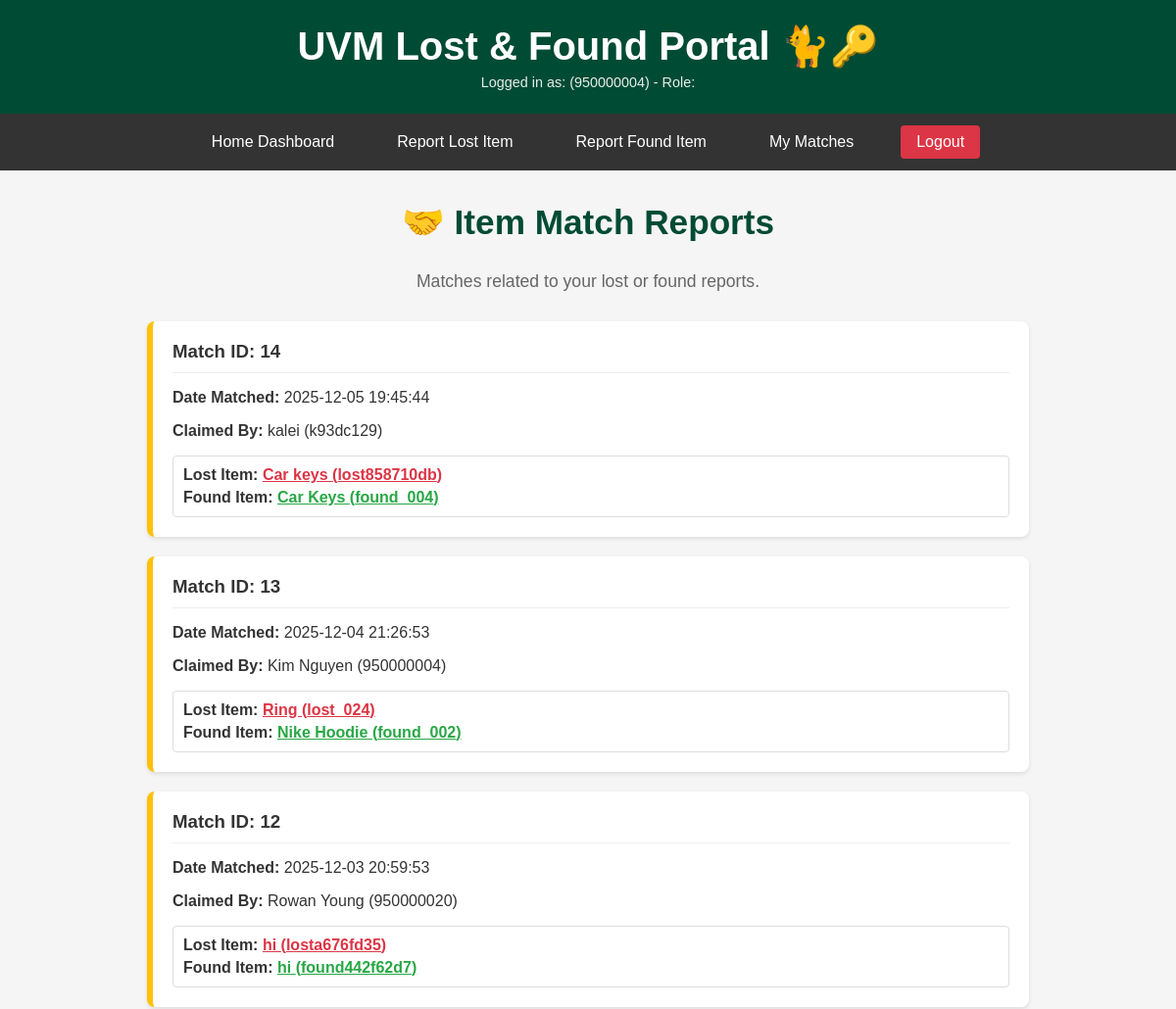
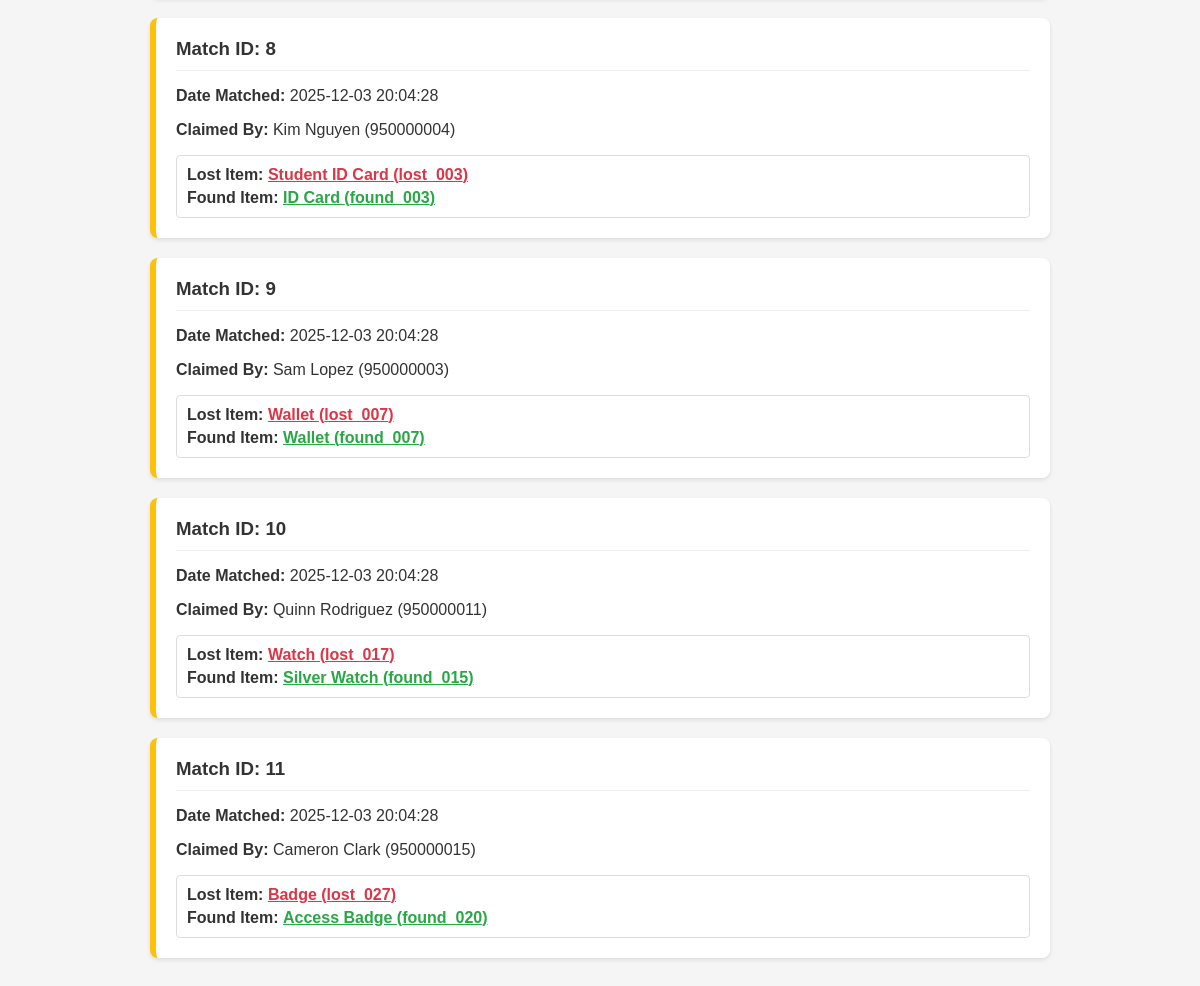
Screenshot of /matches (signed in) with the database file from the repository (2 pictures, top to bottom).
### tables this page shows
CREATE TABLE Users (
    user_id TEXT PRIMARY KEY,
    name TEXT NOT NULL,
    email TEXT UNIQUE NOT NULL,
    phone TEXT,
    password_hash TEXT NOT NULL,
    role TEXT DEFAULT 'student' CHECK(role IN ('student', 'staff', 'admin')),
    date_joined DATE DEFAULT (strftime('%Y-%m-%d %H:%M:%S', 'now'))
);

CREATE TABLE Matches (
    match_id INTEGER PRIMARY KEY AUTOINCREMENT,
    lost_id TEXT NOT NULL,
    found_id TEXT NOT NULL,
    matched_by_user_id TEXT,
    date_matched TIMESTAMP DEFAULT (strftime('%Y-%m-%d %H:%M:%S', 'now')),
    resolved INTEGER DEFAULT 0,
    notes TEXT,
    FOREIGN KEY (lost_id) REFERENCES LostPosts(lost_id) ON DELETE CASCADE,
    FOREIGN KEY (found_id) REFERENCES FoundPosts(found_id) ON DELETE CASCADE,
    FOREIGN KEY (matched_by_user_id) REFERENCES Users(user_id) ON DELETE SET NULL
);

CREATE TABLE LostPosts (
    lost_id TEXT PRIMARY KEY,
    user_id TEXT NOT NULL,
    item_name TEXT NOT NULL,
    category TEXT CHECK(category IN (
        'Electronics', 'Clothing', 'Accessories', 
        'Documents', 'Keys', 'Books', 'Other'
    )),
    description TEXT,
    date_lost DATE,
    last_seen_location TEXT,
    date_posted TIMESTAMP DEFAULT (strftime('%Y-%m-%d %H:%M:%S', 'now')),
    status TEXT DEFAULT 'open' CHECK(status IN ('open', 'matched', 'closed')),
    FOREIGN KEY (user_id) REFERENCES Users(user_id) ON DELETE CASCADE
);

CREATE TABLE FoundPosts (
    found_id TEXT PRIMARY KEY,
    user_id TEXT NOT NULL,
    item_name TEXT NOT NULL,
    category TEXT CHECK(category IN (
        'Electronics', 'Clothing', 'Accessories', 
        'Documents', 'Keys', 'Books', 'Other'
    )),
    description TEXT,
    date_found DATE,
    found_location TEXT,
    storage_location TEXT,
    date_posted TIMESTAMP DEFAULT (strftime('%Y-%m-%d %H:%M:%S', 'now')),
    status TEXT DEFAULT 'available' CHECK(status IN ('available', 'matched', 'returned')),
    FOREIGN KEY (user_id) REFERENCES Users(user_id) ON DELETE CASCADE
);

### main.py (the view)
@app.get("/matches", response_class=HTMLResponse)
async def view_matches(request: Request, user_id: Optional[str] = Cookie(None)):
    current_user = get_current_user(user_id)
    if not current_user:
        return RedirectResponse("/login", status_code=status.HTTP_303_SEE_OTHER)
    if current_user['role'] == 'admin':
        matches = get_all_unresolved_matches()  # Admin sees only unresolved
    else:
        matches = get_matches_by_user(current_user['user_id'])  # User sees all of their matches
    return templates.TemplateResponse(
        "matches.html",
        {
            "request": request,
            "matches": matches,
            **current_user
        }
    )

### templates/matches.html (shortened to what this page needs)
{% extends "layout.html" %}
{% block content %}
    <div style="max-width: 900px; margin: 0 auto;">
        <div style="text-align: center; margin-bottom: 30px;">
            <h2 style="color: var(--uvm-green); font-size: 2.2em;">🤝 Item Match Reports</h2>
            <p style="color: #666; font-size: 1.1em;">
                {% if user_role == 'admin' %}
                    Review all pending matches.
                {% else %}
                    Matches related to your lost or found reports.
                {% endif %}
            </p>
        </div>
        {% if matches %}
            <div style="display: flex; flex-direction: column; gap: 20px;">
                {% for match in matches %}
                    <div class="post-card" style="border-left: 6px solid {% if match.resolved == 0 %}#ffc107{% else %}#28a745{% endif %};">
                        <div style="display: flex; justify-content: space-between; align-items: center; border-bottom: 1px solid #eee; padding-bottom: 10px; margin-bottom: 10px;">
                            <h3 style="margin: 0; color: #333;">Match ID: {{ match.match_id }}</h3>
                        </div>
                        <p><strong>Date Matched:</strong> {{ match.date_matched }}</p>
                        <p><strong>Claimed By:</strong> {{ match.matched_by_user_name }} ({{ match.matched_by_user_id }})</p>
                        <div style="margin-top: 15px; padding: 10px; border: 1px solid #ddd; border-radius: 4px;">
                            <p style="margin: 0 0 5px 0;"><strong>Lost Item:</strong>
                                <a href="/lost/{{ match.lost_id }}" style="color: #dc3545; font-weight: bold;">
                                    {{ match.lost_item_name }} ({{ match.lost_id }})
                                </a>
                            </p>
                            <p style="margin: 0;"><strong>Found Item:</strong>
                                <a href="/found/{{ match.found_id }}" style="color: #28a745; font-weight: bold;">
                                    {{ match.found_item_name }} ({{ match.found_id }})
                                </a>
                            </p>
                        </div>
                    </div>
                {% endfor %}
            </div>
        {% endif %}
    </div>
{% endblock %}

### templates/layout.html (shortened to what this page needs)
<!DOCTYPE html>
<html lang="en">
<head>
</head>
<body>
    <header>
        <h1>UVM Lost & Found Portal 🐈🔑</h1>
        {% if user_id %}
            <p>Logged in as: {{ user_name }} ({{ user_id }}) - Role: {{ user_role | capitalize }}</p>
        {% else %}
            <p>You are viewing this as a guest. Please log in.</p>
        {% endif %}
    </header>
    {% if user_id %}
    <nav>
        <a href="/">Home Dashboard</a>
        <a href="/add-lost">Report Lost Item</a>
        <a href="/add-found">Report Found Item</a>
        <a href="/matches">My Matches</a>
        <a href="/logout" style="background-color: #dc3545;">Logout</a>
    </nav>
    {% endif %}
    <div class="container">
        {% block content %}{% endblock %}
    </div>
</body>
</html>

### templates/layout.html (style rules this page uses)
:root { --uvm-green: #004b34; --uvm-gold: #ffc72c; --light-bg: #f5f5f5; --white: #ffffff; --red-alert: #dc3545; --green-success: #28a745; }
body { font-family: 'Arial', sans-serif; margin: 0; padding: 0; background-color: var(--light-bg); color: #333; }
header { background-color: var(--uvm-green); color: var(--white); padding: 1.5em; text-align: center; }
header h1 { margin: 0; font-size: 2.5em; }
header p { margin: 5px 0 0 0; font-size: 0.9em; opacity: 0.9; }
nav { background-color: #333; padding: 0.75em 0; display: flex; justify-content: center; align-items: center; flex-wrap: wrap; }
nav a { color: var(--white); margin: 0 1em; text-decoration: none; padding: 0.5em 1em; border-radius: 4px; transition: background-color 0.2s; }
.container { width: 95%; max-width: 1400px; margin: 2em auto; }
.post-card { background-color: var(--white); padding: 20px; border-radius: 8px; box-shadow: 0 2px 4px rgba(0,0,0,0.1); transition: transform 0.2s; }

### rows the page displays
Users: user_id "950000004"
Matches: match_id "14", date_matched "2025-12-05 19:45:44", matched_by_user_name "kalei", matched_by_user_id "k93dc129", lost_item_name "Car keys", lost_id "lost858710db", found_item_name "Car Keys", found_id "found_004"
Matches: match_id "13", date_matched "2025-12-04 21:26:53", matched_by_user_name "Kim Nguyen", matched_by_user_id "950000004", lost_item_name "Ring", lost_id "lost_024", found_item_name "Nike Hoodie", found_id "found_002"
Matches: match_id "12", date_matched "2025-12-03 20:59:53", matched_by_user_name "Rowan Young", matched_by_user_id "950000020", lost_item_name "hi", lost_id "losta676fd35", found_item_name "hi", found_id "found442f62d7"
Matches: match_id "8", date_matched "2025-12-03 20:04:28", matched_by_user_name "Kim Nguyen", matched_by_user_id "950000004", lost_item_name "Student ID Card", lost_id "lost_003", found_item_name "ID Card", found_id "found_003"
Matches: match_id "9", date_matched "2025-12-03 20:04:28", matched_by_user_name "Sam Lopez", matched_by_user_id "950000003", lost_item_name "Wallet", lost_id "lost_007", found_item_name "Wallet", found_id "found_007"
Matches: match_id "10", date_matched "2025-12-03 20:04:28", matched_by_user_name "Quinn Rodriguez", matched_by_user_id "950000011", lost_item_name "Watch", lost_id "lost_017", found_item_name "Silver Watch", found_id "found_015"
Matches: match_id "11", date_matched "2025-12-03 20:04:28", matched_by_user_name "Cameron Clark", matched_by_user_id "950000015", lost_item_name "Badge", lost_id "lost_027", found_item_name "Access Badge", found_id "found_020"
